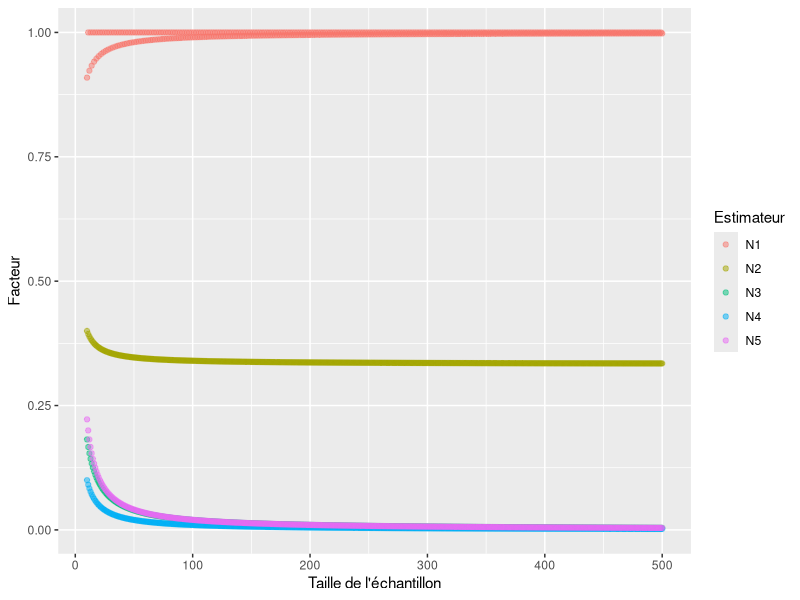
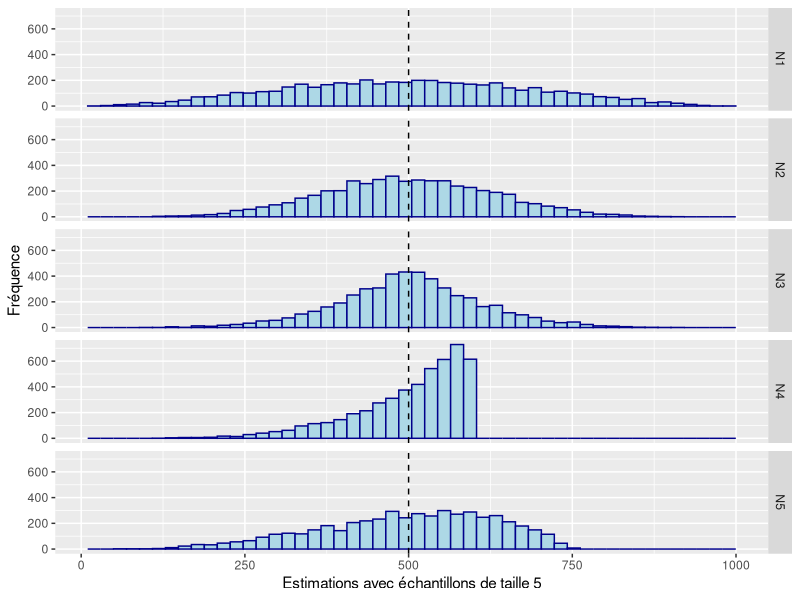
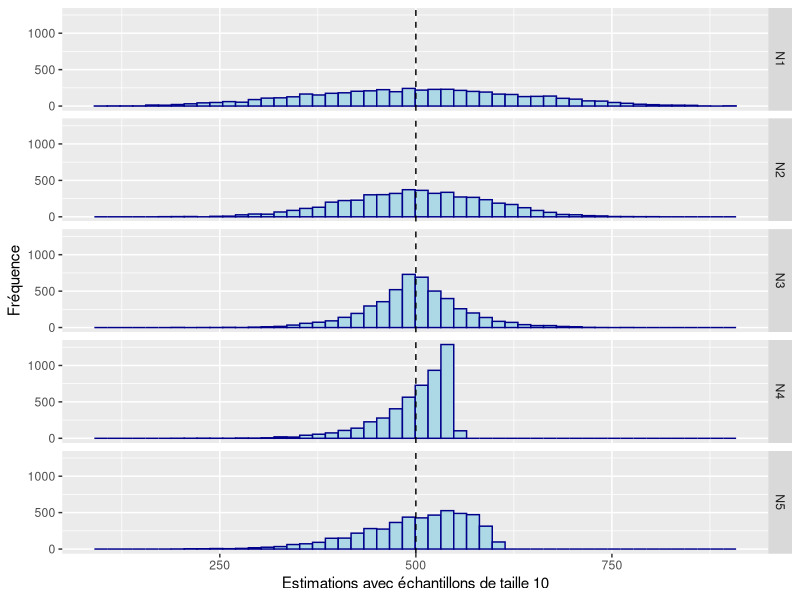
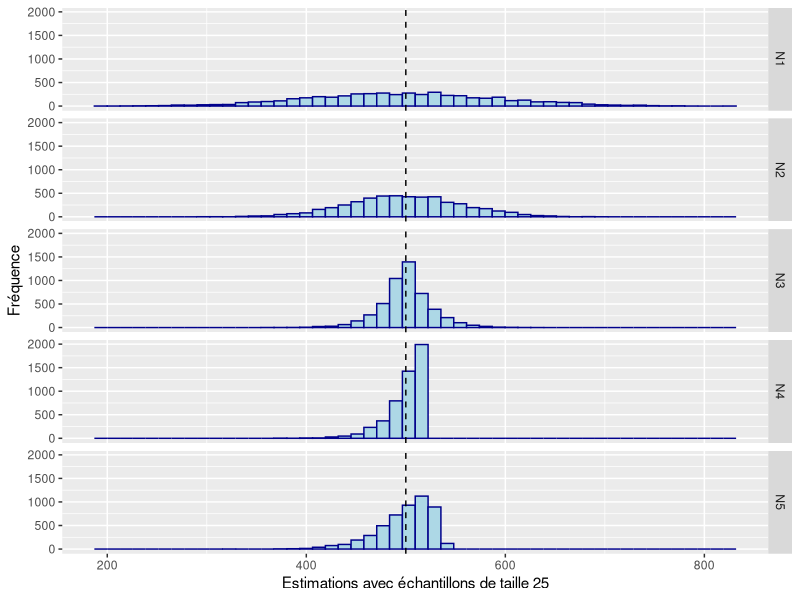
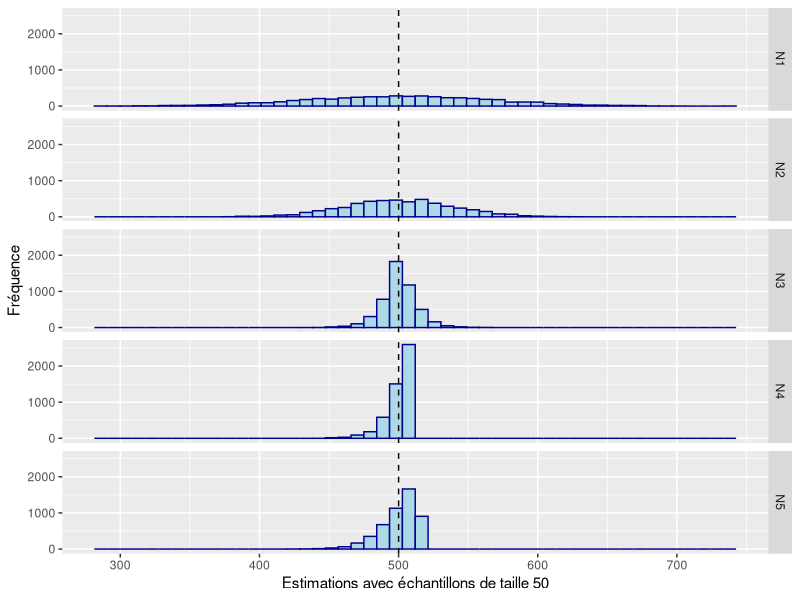
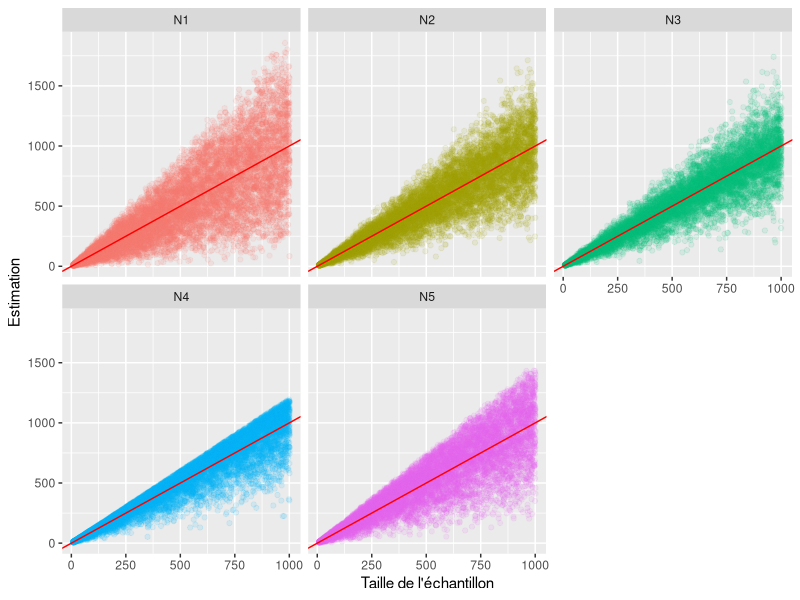
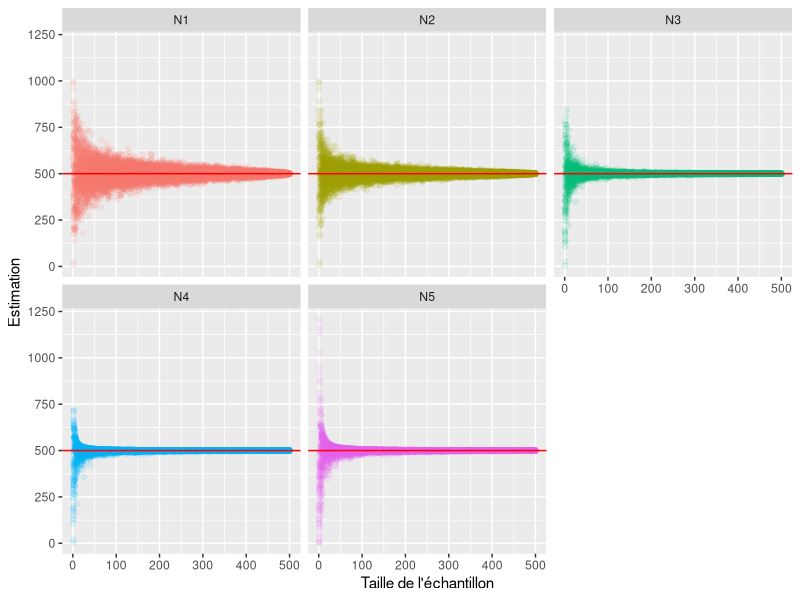

Reproduce these figures in R, in order.
## ---- chunk 1
knitr::opts_chunk$set(cache = TRUE)

## Pour obtenir les mêmes résultats malgré l'échantillonnage aléatoire
set.seed(39894095)

## La librairie utilisée
## Pour l'installer, décommenter la ligne suivante:
## install.packages("tidyverse")
library(tidyverse)

## Définition des fonctions pour le calcul des mesures sur les numéros de série.

## Estimateur N1
N1 <- function(ech){
  return(round(2*median(ech)-1))
}

## Estimateur N2
N2 <- function(ech){
  return(round(2*mean(ech)-1))
}

## Estimateur N3
N3 <- function(ech){
  if (length(ech) == 1) return(ech)
  else return(round(max(ech)+min(ech)-1))
}

## Estimateur N4
N4 <- function(ech){
  if (length(ech) == 1) return(ech)
  else{
    n <- length(unique(ech))
    return(round((n+1)/n*max(ech)-1))
  }
}

## Estimateur N5
N5 <- function(ech){
  if (length(ech) == 1) return(ech)
  else{
    n <- length(unique(ech))
    return(round((max(ech)-min(ech))*(n+1)/(n-1)-1))
  }
}
## ---- chunk 2
n <- 500

var_mediane <- function(x){
  if (x %% 2 == 0) {return(x/(x+1))}
  else {return(1)}
}

data <- tibble(
  id = 10:n,
  N1 = map_dbl(id, ~var_mediane(.x)),
  N2 = map_dbl(id, ~(.x+2)/(3*.x)),
  N3 = map_dbl(id, ~2/(.x+1)),
  N4 = map_dbl(id, ~1/.x),
  N5 = map_dbl(id, ~2/(.x-1))
)

data <- data %>% 
  gather(key = Estimateur, value = Facteur, -id)

ggplot(data, aes(x=id, y=Facteur, color=Estimateur))+
  geom_point(alpha=0.5) +
  labs(
    x = "Taille de l'échantillon"
  )
## ---- chunk 3
pop <- c(1:500)
## ---- chunk 4
ech <- sample(pop, 5, replace = FALSE)
ech
## ---- chunk 5
N1(ech)
N2(ech)
N3(ech)
N4(ech)
N5(ech)
## ---- chunk 6
N <- 500
n <- 5
iter <- 5000
pop <- c(1:N)

ech5 <- tibble(id = map(1:iter, ~sample(pop, n, replace = FALSE)))
ech5 <- ech5 %>%
  mutate(N1 = map_dbl(id, N1),
         N2 = map_dbl(id, N2),
         N3 = map_dbl(id, N3),
         N4 = map_dbl(id, N4),
         N5 = map_dbl(id, N5)) %>%
  gather(estimateur, valeur, N1, N2, N3, N4, N5)

n <- 10
ech10 <- tibble(id = map(1:iter, ~sample(pop, n, replace = FALSE)))
ech10 <- ech10 %>%
  mutate(N1 = map_dbl(id, N1),
         N2 = map_dbl(id, N2),
         N3 = map_dbl(id, N3),
         N4 = map_dbl(id, N4),
         N5 = map_dbl(id, N5)) %>%
  gather(estimateur, valeur, N1, N2, N3, N4, N5)

n <- 25
ech25 <- tibble(id = map(1:iter, ~sample(pop, n, replace = FALSE)))
ech25 <- ech25 %>%
  mutate(N1 = map_dbl(id, N1),
         N2 = map_dbl(id, N2),
         N3 = map_dbl(id, N3),
         N4 = map_dbl(id, N4),
         N5 = map_dbl(id, N5)) %>%
  gather(estimateur, valeur, N1, N2, N3, N4, N5)

n <- 50
ech50 <- tibble(id = map(1:iter, ~sample(pop, n, replace = FALSE)))
ech50 <- ech50 %>%
  mutate(N1 = map_dbl(id, N1),
         N2 = map_dbl(id, N2),
         N3 = map_dbl(id, N3),
         N4 = map_dbl(id, N4), 
         N5 = map_dbl(id, N5)) %>%
  gather(estimateur, valeur, N1, N2, N3, N4, N5)
## ---- chunk 7
graphe_ech5 <- ggplot(data = ech5, mapping = aes(x = valeur))+
  geom_histogram(bins = 50, fill = "lightblue", color = "darkblue")+
  facet_grid(estimateur ~ .)+
  geom_vline(xintercept=N,linetype=2,color="black")+
  labs(
    x = "Estimations avec échantillons de taille 5",
    y = "Fréquence"
  )

graphe_ech10 <- ggplot(data = ech10, mapping = aes(x = valeur))+
  geom_histogram(bins = 50, fill = "lightblue", color = "darkblue")+
  facet_grid(estimateur ~ .)+
  geom_vline(xintercept=N,linetype=2,color="black")+
  labs(
    x = "Estimations avec échantillons de taille 10",
    y = "Fréquence"
  )

graphe_ech25 <- ggplot(data = ech25, mapping = aes(x = valeur))+
  geom_histogram(bins = 50, fill = "lightblue", color = "darkblue")+
  facet_grid(estimateur ~ .)+
  geom_vline(xintercept=N,linetype=2,color="black")+
  labs(
    x = "Estimations avec échantillons de taille 25",
    y = "Fréquence"
  )

graphe_ech50 <- ggplot(data = ech50, mapping = aes(x = valeur))+
  geom_histogram(bins = 50, fill = "lightblue", color = "darkblue")+
  facet_grid(estimateur ~ .)+
  geom_vline(xintercept=N,linetype=2,color="black")+
  labs(
    x = "Estimations avec échantillons de taille 50",
    y = "Fréquence"
  )
## ---- chunk 8
graphe_ech5
graphe_ech10
graphe_ech25
graphe_ech50
## ---- chunk 9
ech1000 <- tibble(
  pop = rep(seq(10, 1000, 5), 50),
  id = map(pop, ~sample(.x, 5, replace = FALSE))
  )
ech1000 <- ech1000 %>%
  mutate(N1 = map_dbl(id, N1),
         N2 = map_dbl(id, N2),
         N3 = map_dbl(id, N3),
         N4 = map_dbl(id, N4), 
         N5 = map_dbl(id, N5)) %>%
  gather(estimateur, valeur, N1, N2, N3, N4, N5)

ggplot(data = ech1000, aes(x = pop, y = valeur, color=estimateur))+
  geom_jitter(alpha=0.1)+
  labs(
    x = "Taille de l'échantillon",
    y = "Estimation"
  )+
  geom_abline(intercept = 0, slope=1, color = "red") +
  facet_wrap(estimateur ~ .) + 
  theme(legend.position="none")
## ---- chunk 10
pop100 <- tibble(
  ech = rep(seq(1, 500, 1), 25),
  id = map(ech, ~sample(1:500, .x, replace = FALSE))
)
pop100 <- pop100 %>%
  mutate(N1 = map_dbl(id, N1),
         N2 = map_dbl(id, N2),
         N3 = map_dbl(id, N3),
         N4 = map_dbl(id, N4),
         N5 = map_dbl(id, N5)) %>%
  gather(estimateur, valeur, N1, N2, N3, N4, N5)

ggplot(data = pop100, aes(x = ech, y = valeur, color=estimateur))+
  geom_jitter(alpha=0.1)+
  labs(
    x = "Taille de l'échantillon",
    y = "Estimation"
  )+
  geom_abline(intercept = 500, slope=0, color = "red") +
  facet_wrap(estimateur ~ .) +
  theme(legend.position="none")
